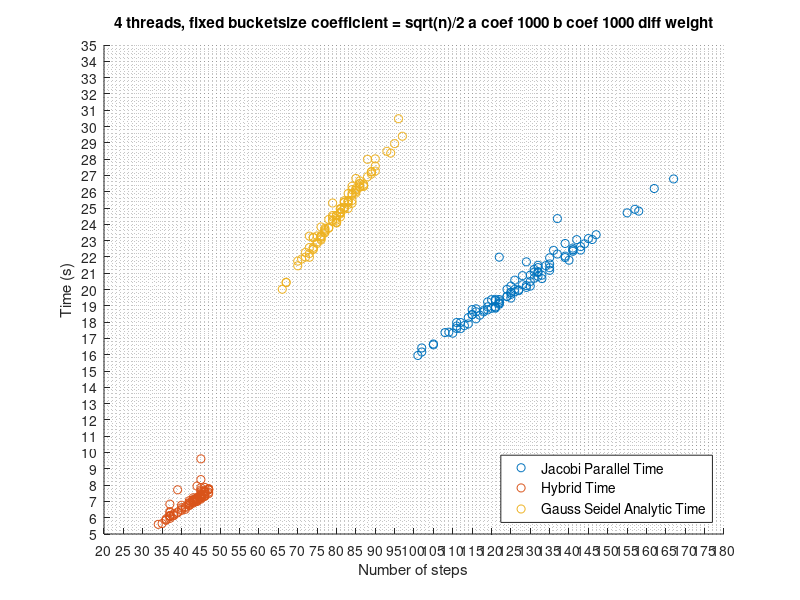

Reproduce this figure in MATLAB.
function [] = hibrid_scatter_ox_oy_timp_pasi ()bsz_coef =  [36.3553, 36.3553, 36.3553, 36.3553, 36.3553, 36.3553, 36.3553, 36.3553, 36.3553, 36.3553, 36.3553, 36.3553, 36.3553, 36.3553, 36.3553, 36.3553, 36.3553, 36.3553, 36.3553, 36.3553, 36.3553, 36.3553, 36.3553, 36.3553, 36.3553, 36.3553, 36.3553, 36.3553, 36.3553, 36.3553, 36.3553, 36.3553, 36.3553, 36.3553, 36.3553, 36.3553, 36.3553, 36.3553, 36.3553, 36.3553, 36.3553, 36.3553, 36.3553, 36.3553, 36.3553, 36.3553, 36.3553, 36.3553, 36.3553, 36.3553, 36.3553, 36.3553, 36.3553, 36.3553, 36.3553, 36.3553, 36.3553, 36.3553, 36.3553, 36.3553, 36.3553, 36.3553, 36.3553, 36.3553, 36.3553, 36.3553, 36.3553, 36.3553, 36.3553, 36.3553, 36.3553, 36.3553, 36.3553, 36.3553, 36.3553, 36.3553, 36.3553, 36.3553, 36.3553, 36.3553, 36.3553, 36.3553, 36.3553, 36.3553, 36.3553, 36.3553, 36.3553, 36.3553, 36.3553, 36.3553, 36.3553, 36.3553, 36.3553, 36.3553, 36.3553, 36.3553, 36.3553, 36.3553, 36.3553, 36.3553] ;pasi_jacobi =  [] ;pasi_gauss_seidel =  [] ;pasi_jacobi_parallel =  [131, 118, 129, 122, 115, 132, 102, 132, 140, 134, 125, 124, 121, 129, 116, 142, 120, 162, 139, 122, 132, 122, 126, 124, 121, 141, 119, 144, 125, 115, 128, 127, 117, 141, 101, 132, 125, 137, 110, 121, 126, 167, 130, 118, 122, 155, 122, 132, 136, 141, 111, 130, 130, 102, 127, 137, 133, 133, 146, 131, 139, 120, 158, 119, 112, 112, 115, 116, 108, 124, 121, 119, 113, 135, 145, 147, 126, 135, 125, 143, 122, 141, 109, 105, 128, 105, 116, 135, 114, 135, 129, 157, 143, 131, 139, 111, 125, 114, 121, 111] ;pasi_gauss_seidel_analytic =  [84, 76, 83, 79, 77, 85, 70, 82, 86, 87, 78, 81, 79, 84, 77, 88, 80, 96, 88, 78, 85, 79, 76, 82, 75, 85, 78, 89, 81, 77, 82, 82, 75, 86, 67, 85, 76, 86, 73, 74, 82, 97, 83, 77, 80, 94, 80, 83, 84, 87, 72, 84, 82, 66, 81, 86, 83, 85, 90, 81, 84, 74, 93, 76, 74, 73, 73, 76, 72, 79, 81, 80, 74, 83, 89, 90, 81, 85, 80, 90, 81, 86, 73, 67, 83, 71, 76, 84, 74, 83, 80, 95, 89, 80, 87, 70, 81, 77, 79, 75] ;pasi_hibrid =  [45, 37, 45, 43, 44, 46, 37, 42, 44, 47, 43, 45, 40, 44, 42, 46, 44, 43, 46, 42, 45, 45, 37, 45, 37, 44, 38, 46, 45, 44, 44, 44, 37, 45, 37, 46, 40, 44, 41, 36, 43, 47, 45, 38, 45, 47, 45, 44, 42, 46, 37, 45, 44, 35, 45, 46, 44, 45, 45, 43, 43, 36, 47, 41, 42, 37, 37, 38, 37, 43, 46, 42, 43, 45, 47, 46, 45, 45, 43, 47, 40, 45, 43, 34, 42, 39, 39, 45, 39, 44, 40, 47, 46, 41, 46, 36, 45, 43, 44, 43] ;pasi_hibrid_entropy =  [] ;timp_jacobi =  [] ;timp_gauss_seidel =  [] ;timp_jacobi_parallel =  [21.0682, 18.7302, 20.2404, 19.2844, 18.4643, 21.0403, 16.4139, 21.3437, 21.7971, 21.463, 20.2086, 20.0085, 19.3977, 21.696, 18.6339, 23.0581, 19.3763, 26.1947, 22.8232, 19.3851, 21.4852, 21.9848, 19.8582, 19.5713, 19.3211, 22.4332, 18.9365, 22.802, 19.8153, 18.4551, 20.2936, 19.9271, 18.4265, 22.5404, 15.9525, 20.8043, 19.8222, 22.1738, 17.3207, 18.9217, 20.5735, 26.7826, 20.4884, 18.6331, 19.0954, 24.7022, 19.1497, 21.101, 22.4033, 22.344, 17.6121, 20.8822, 20.2065, 16.1654, 19.977, 24.3492, 20.6697, 20.8778, 23.0658, 21.2362, 22.0478, 18.848, 24.8089, 18.7489, 17.9758, 17.5977, 18.7662, 18.8157, 17.3569, 19.5728, 18.9158, 19.2385, 17.7855, 21.3373, 23.1242, 23.3621, 20.0113, 21.5696, 19.6998, 22.6311, 19.1864, 22.4321, 17.3831, 16.6075, 20.8502, 16.6586, 18.2017, 21.1739, 18.2768, 21.9423, 20.1303, 24.9199, 22.4182, 20.6917, 21.958, 17.7574, 19.475, 17.8898, 18.8549, 17.9752] ;timp_gauss_seidel_analytic =  [25.8838, 23.8368, 25.4124, 24.544, 23.6189, 26.0978, 21.7441, 25.3361, 26.2742, 26.3789, 24.2977, 24.9274, 24.1832, 25.2888, 23.4719, 26.9147, 24.0831, 30.4769, 27.9863, 23.7949, 26.8128, 25.3048, 23.2419, 24.9948, 22.8237, 26.0005, 23.7602, 27.0865, 24.7541, 23.6922, 25.355, 24.9284, 22.9176, 26.6635, 20.4243, 26.1146, 23.196, 26.3124, 22.2056, 22.4889, 25.4478, 29.403, 25.4559, 23.7624, 24.1152, 28.3678, 24.2593, 25.4287, 25.8019, 26.322, 22.2763, 26.333, 25.0486, 20.0154, 24.4513, 26.509, 24.9725, 25.912, 27.2652, 24.9195, 26.1264, 22.5875, 28.478, 23.0361, 23.1749, 21.9776, 23.2752, 23.1004, 21.9864, 24.4465, 24.9681, 24.5439, 22.4556, 25.217, 27.2314, 28.0152, 24.648, 26.2017, 24.5418, 27.5733, 24.7299, 26.4812, 22.5728, 20.4442, 25.8871, 21.8677, 23.3034, 25.4587, 23.2059, 25.3507, 24.3658, 28.9485, 27.21, 24.1283, 26.4607, 21.4535, 24.6944, 23.5351, 24.2693, 23.2866] ;timp_hibrid =  [7.43785, 6.05534, 7.23361, 7.09303, 7.1256, 7.42561, 6.83113, 6.84559, 7.93968, 7.76584, 7.22172, 7.45012, 6.61275, 7.15158, 6.92406, 7.3052, 7.01567, 6.99048, 7.65726, 6.76371, 7.36427, 7.83565, 6.11417, 7.20794, 6.09153, 7.1689, 6.12545, 7.5608, 7.28447, 7.16641, 7.12795, 7.24031, 6.09725, 7.35155, 6.31644, 7.61623, 6.44741, 7.23207, 6.51589, 5.86001, 6.98168, 7.71321, 7.31266, 6.23546, 7.2636, 7.55863, 7.24534, 7.14639, 6.76814, 7.35393, 6.36999, 7.29153, 7.05842, 5.64232, 9.61076, 7.56689, 6.99368, 7.39102, 7.251, 6.93835, 6.98791, 5.84999, 7.77832, 6.61569, 7.03967, 6.10928, 6.13643, 6.16557, 5.95645, 6.97552, 7.46915, 6.76148, 7.10073, 7.13823, 7.73533, 7.58105, 7.60572, 7.2871, 7.07493, 7.71273, 6.7638, 8.33886, 7.08329, 5.59158, 6.88072, 6.34502, 6.29819, 7.20759, 7.71032, 7.10253, 6.50936, 7.47598, 7.85739, 6.68119, 7.33575, 5.92391, 7.69864, 6.88982, 7.07614, 7.01854] ;timp_hibrid_entropy =  [] ;    n = length(bsz_coef);    scatter(pasi_jacobi_parallel, timp_jacobi_parallel);  hold;  scatter(pasi_hibrid, timp_hibrid);  scatter(pasi_gauss_seidel_analytic, timp_gauss_seidel_analytic);    title("4 threads, fixed bucketsize coefficient = sqrt(n)/2 a coef 1000 b coef 1000 diff weight");  mlg = legend("location", "southeast");  mlg = legend({"Jacobi Parallel Time", "Hybrid Time", "Gauss Seidel Analytic Time"});  set(mlg, "fontsize", 10);  xlabel("Number of steps");  ylabel("Time (s)");    set(gca, "xminorgrid", "on");  set(gca, "xtick", 0:5:200);  set(gca, "yminorgrid", "on");  set(gca, "ytick", 0:1:100);endfunction